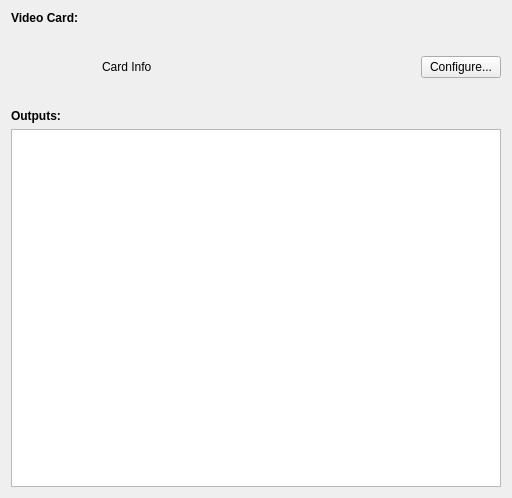
<?xml version="1.0" encoding="UTF-8"?>
<ui version="4.0">
 <class>devicesWidget</class>
 <widget class="QWidget" name="devicesWidget">
  <property name="geometry">
   <rect>
    <x>0</x>
    <y>0</y>
    <width>512</width>
    <height>498</height>
   </rect>
  </property>
  <property name="windowTitle">
   <string>Display Settings</string>
  </property>
  <layout class="QVBoxLayout" name="verticalLayout">
   <item>
    <widget class="QLabel" name="label_4">
     <property name="font">
      <font>
       <weight>75</weight>
       <bold>true</bold>
      </font>
     </property>
     <property name="text">
      <string>Video Card:</string>
     </property>
    </widget>
   </item>
   <item>
    <layout class="QHBoxLayout" name="horizontalLayout_3">
     <item>
      <widget class="QLabel" name="cardImage">
       <property name="sizePolicy">
        <sizepolicy hsizetype="Minimum" vsizetype="Minimum">
         <horstretch>0</horstretch>
         <verstretch>0</verstretch>
        </sizepolicy>
       </property>
       <property name="minimumSize">
        <size>
         <width>85</width>
         <height>72</height>
        </size>
       </property>
       <property name="maximumSize">
        <size>
         <width>85</width>
         <height>72</height>
        </size>
       </property>
       <property name="text">
        <string/>
       </property>
       <property name="pixmap">
        <pixmap resource="../data/data.qrc">:/pics/video-card.png</pixmap>
       </property>
       <property name="scaledContents">
        <bool>true</bool>
       </property>
      </widget>
     </item>
     <item>
      <widget class="QLabel" name="cardInfoLabel">
       <property name="sizePolicy">
        <sizepolicy hsizetype="Expanding" vsizetype="Preferred">
         <horstretch>0</horstretch>
         <verstretch>0</verstretch>
        </sizepolicy>
       </property>
       <property name="text">
        <string>Card Info</string>
       </property>
       <property name="alignment">
        <set>Qt::AlignLeading|Qt::AlignLeft|Qt::AlignVCenter</set>
       </property>
      </widget>
     </item>
     <item>
      <widget class="QPushButton" name="configureCardButton">
       <property name="text">
        <string>Configure...</string>
       </property>
      </widget>
     </item>
    </layout>
   </item>
   <item>
    <widget class="QLabel" name="label_5">
     <property name="font">
      <font>
       <weight>75</weight>
       <bold>true</bold>
      </font>
     </property>
     <property name="text">
      <string>Outputs:</string>
     </property>
    </widget>
   </item>
   <item>
    <widget class="QListWidget" name="outputList"/>
   </item>
  </layout>
 </widget>
 <resources>
  <include location="../data/data.qrc"/>
 </resources>
 <connections/>
</ui>
